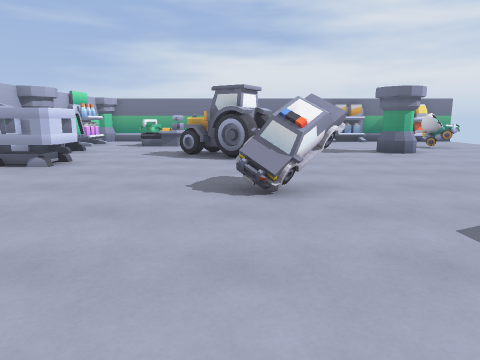
View 1 (above)

17 first-person views from a walk through a 3-D level made in the Godot game engine. The camera is 1.4 m above the floor, tilts 10° down and sees 70° across. The floor is counted in squares, 1.37 m on a side. Each view is taken from the middle of a square. On the plan, view 1 faces up. The plan holds only what a view shows up to about 13 squares ahead; the rest is blank.

View 2
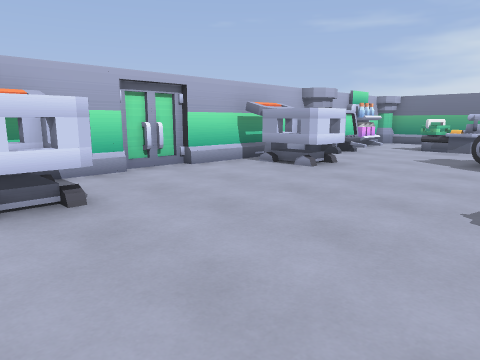

View 3
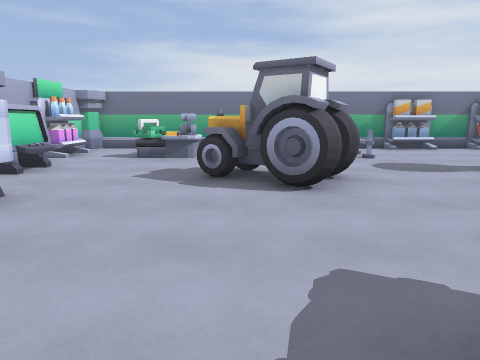

View 4
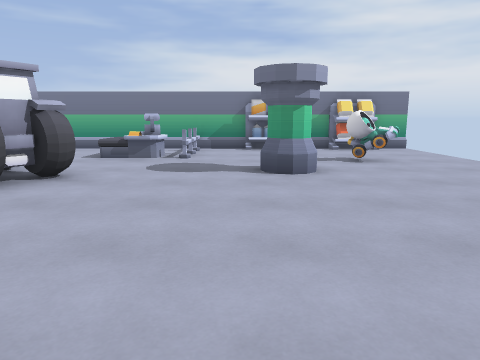

View 5
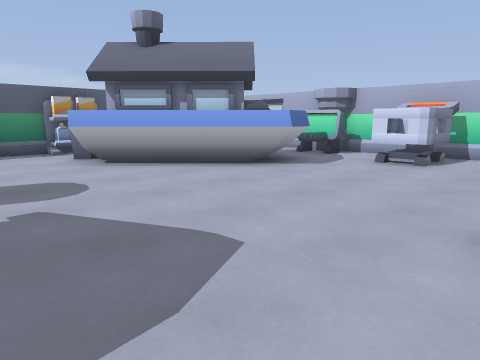

View 6
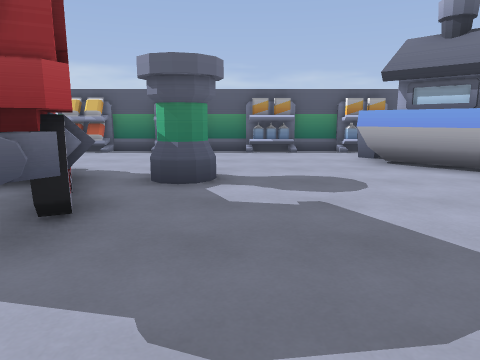

View 7
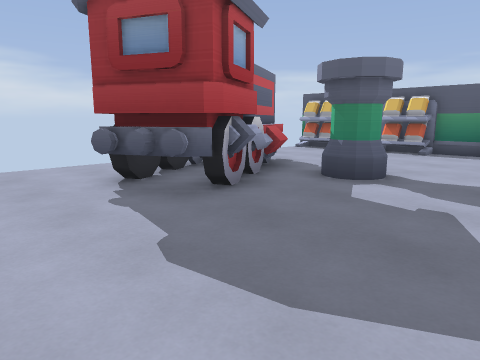

View 8
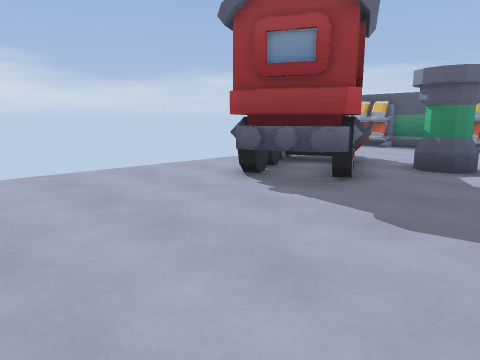

View 9
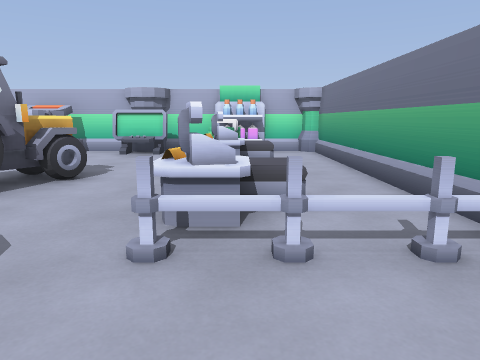

View 10
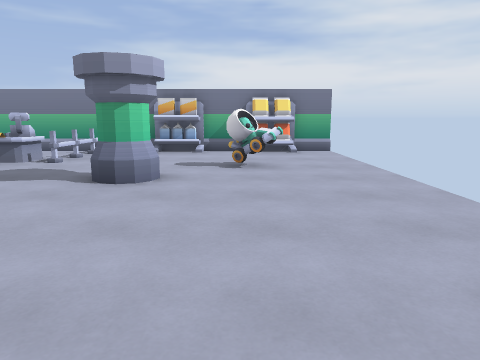

View 11
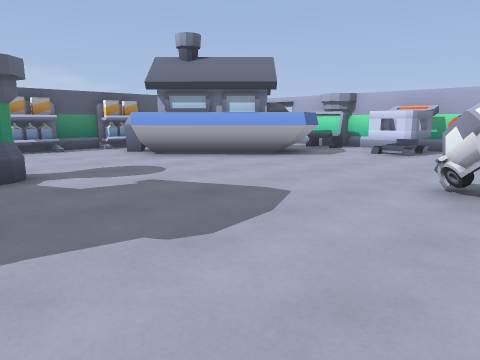

View 12
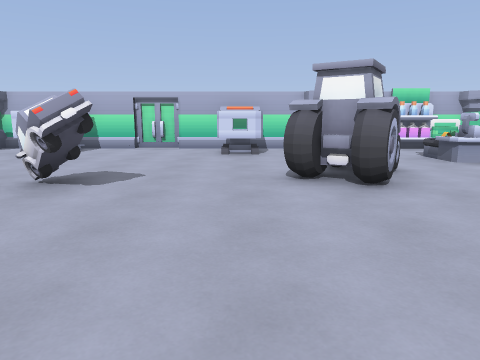

View 13
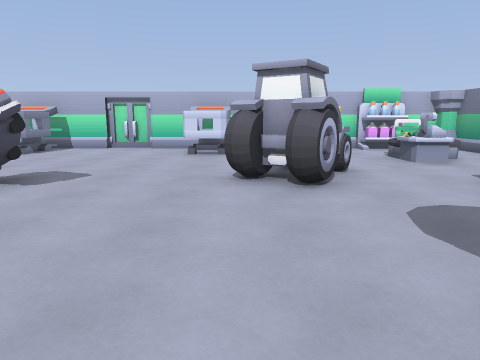

View 14
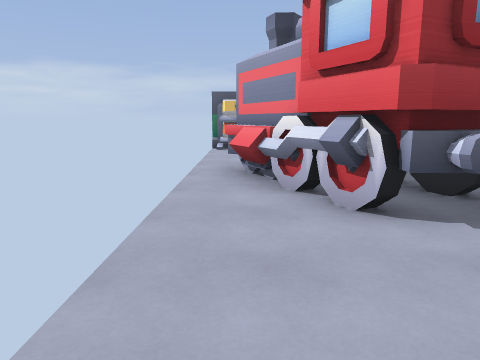

View 15
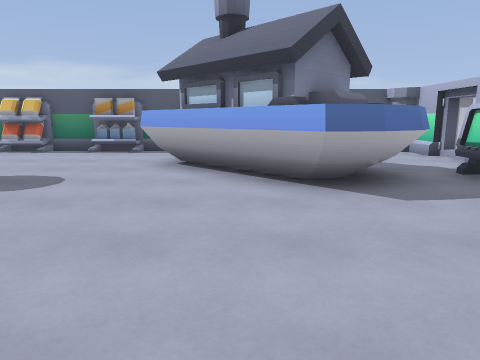

View 16
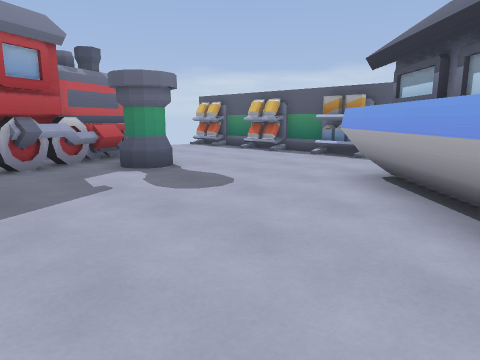

View 17
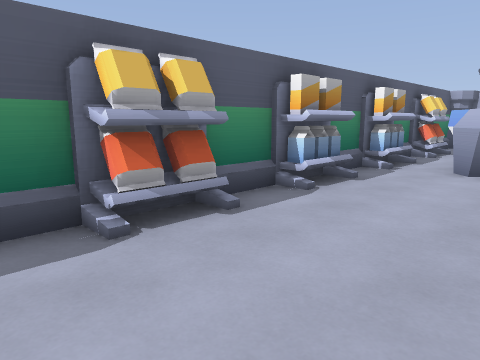

### Floor plan
Key: @ floor where view 1 was taken; # wall or solid block; . floor; = window, fence, low wall or low ledge; ^ raised ledge; R cash register; C column; A cart; B bottle; S basket; F fence; G bag; W wheel; O other object.
Columns run from 7 left of view 1 to 10 right of it. Each row starts with its distance up from view 1.
 17 ############ ## ##
 16 #C........F.O..G.
 15 #...R...R.F......
 14 #B.SSR.RRF.......
 13 #...S...RR....##.
 12 #................
 11 CC^...^#....C....
 10 #....=###........
  9 #......#.........
  8 #AAA.............
  7 #................
  6 #................
  5 #......##........
  4 #................
  3 #.............#..
  2 #AAA.........###.
  1 #............##W.
  0 #...##.@......W^^
 -1 CC^####.....C.^^#
 -2  ##   ##.......#
 -3        ##........
 -4        ##........
 -5       ##.........
 -6       #O..O..G..G#
 -7       # ## ## ## #

Where each view was taken, in squares from view 1:
view 1: 0 up, 0 right, facing up
view 2: 1 up, 0 right, facing up-left
view 3: 4 up, 1 left, facing up
view 4: 4 up, 4 right, facing up
view 5: 5 up, 4 right, facing down-left
view 6: 5 up, 4 right, facing down
view 7: 5 up, 2 right, facing down-right
view 8: 7 up, 3 right, facing down-right
view 9: 14 up, 5 right, facing left
view 10: 5 up, 7 right, facing up
view 11: 6 up, 6 right, facing down-left
view 12: 8 up, 6 right, facing left
view 13: 9 up, 6 right, facing left
view 14: 6 up, 9 right, facing down
view 15: 5 up, 1 left, facing down
view 16: 3 up, 2 left, facing down-right
view 17: 3 down, 8 right, facing down-left
